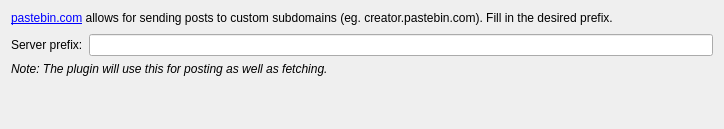
<?xml version="1.0" encoding="UTF-8"?>
<ui version="4.0">
 <class>CodePaster::Internal::PasteBinComSettingsWidget</class>
 <widget class="QWidget" name="CodePaster::Internal::PasteBinComSettingsWidget">
  <property name="geometry">
   <rect>
    <x>0</x>
    <y>0</y>
    <width>724</width>
    <height>129</height>
   </rect>
  </property>
  <property name="windowTitle">
   <string/>
  </property>
  <layout class="QVBoxLayout" name="verticalLayout_2">
   <item>
    <widget class="QLabel" name="label">
     <property name="text">
      <string>&lt;a href=&quot;http://pastebin.com&quot;&gt;pastebin.com&lt;/a&gt; allows for sending posts to custom subdomains (eg. creator.pastebin.com). Fill in the desired prefix.</string>
     </property>
     <property name="openExternalLinks">
      <bool>true</bool>
     </property>
    </widget>
   </item>
   <item>
    <spacer name="verticalSpacer_2">
     <property name="orientation">
      <enum>Qt::Vertical</enum>
     </property>
     <property name="sizeType">
      <enum>QSizePolicy::Fixed</enum>
     </property>
     <property name="sizeHint" stdset="0">
      <size>
       <width>20</width>
       <height>3</height>
      </size>
     </property>
    </spacer>
   </item>
   <item>
    <layout class="QFormLayout" name="formLayout">
     <property name="fieldGrowthPolicy">
      <enum>QFormLayout::ExpandingFieldsGrow</enum>
     </property>
     <item row="0" column="1">
      <widget class="QLineEdit" name="lineEdit"/>
     </item>
     <item row="0" column="0">
      <widget class="QLabel" name="serverPrefix">
       <property name="text">
        <string>Server prefix:</string>
       </property>
      </widget>
     </item>
    </layout>
   </item>
   <item>
    <widget class="QLabel" name="explanatoryTextLabel">
     <property name="text">
      <string>&lt;i&gt;Note: The plugin will use this for posting as well as fetching.&lt;/i&gt;</string>
     </property>
     <property name="textFormat">
      <enum>Qt::AutoText</enum>
     </property>
     <property name="wordWrap">
      <bool>true</bool>
     </property>
     <property name="openExternalLinks">
      <bool>true</bool>
     </property>
    </widget>
   </item>
   <item>
    <spacer name="verticalSpacer">
     <property name="orientation">
      <enum>Qt::Vertical</enum>
     </property>
     <property name="sizeHint" stdset="0">
      <size>
       <width>20</width>
       <height>135</height>
      </size>
     </property>
    </spacer>
   </item>
  </layout>
 </widget>
 <resources/>
 <connections/>
</ui>
